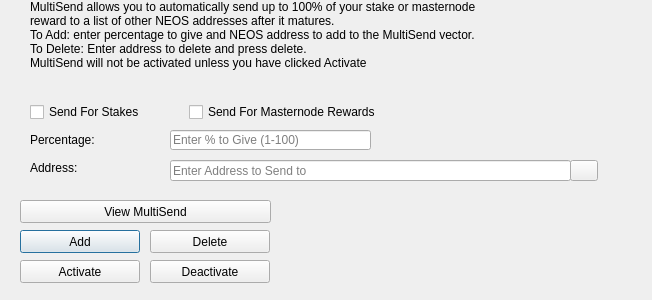
<?xml version="1.0" encoding="UTF-8"?>
<ui version="4.0">
 <class>MultiSendDialog</class>
 <widget class="QDialog" name="MultiSendDialog">
  <property name="windowModality">
   <enum>Qt::NonModal</enum>
  </property>
  <property name="geometry">
   <rect>
    <x>0</x>
    <y>0</y>
    <width>652</width>
    <height>300</height>
   </rect>
  </property>
  <property name="windowTitle">
   <string>MultiSend</string>
  </property>
  <widget class="QLineEdit" name="multiSendPercentEdit">
   <property name="geometry">
    <rect>
     <x>170</x>
     <y>130</y>
     <width>201</width>
     <height>20</height>
    </rect>
   </property>
   <property name="toolTip">
    <string>Enter whole numbers 1 - 100</string>
   </property>
   <property name="placeholderText">
    <string>Enter % to Give (1-100)</string>
   </property>
  </widget>
  <widget class="QLineEdit" name="multiSendAddressEdit">
   <property name="geometry">
    <rect>
     <x>170</x>
     <y>160</y>
     <width>401</width>
     <height>21</height>
    </rect>
   </property>
   <property name="toolTip">
    <string/>
   </property>
   <property name="placeholderText">
    <string>Enter Address to Send to</string>
   </property>
  </widget>
  <widget class="QLabel" name="label_2">
   <property name="geometry">
    <rect>
     <x>30</x>
     <y>0</y>
     <width>451</width>
     <height>121</height>
    </rect>
   </property>
   <property name="lineWidth">
    <number>1</number>
   </property>
   <property name="text">
    <string>MultiSend allows you to automatically send up to 100% of your stake or masternode reward to a list of other NEOS addresses after it matures.
To Add: enter percentage to give and NEOS address to add to the MultiSend vector.
To Delete: Enter address to delete and press delete.
MultiSend will not be activated unless you have clicked Activate</string>
   </property>
   <property name="alignment">
    <set>Qt::AlignLeading|Qt::AlignLeft|Qt::AlignTop</set>
   </property>
   <property name="wordWrap">
    <bool>true</bool>
   </property>
  </widget>
  <widget class="QLabel" name="message">
   <property name="geometry">
    <rect>
     <x>290</x>
     <y>200</y>
     <width>351</width>
     <height>91</height>
    </rect>
   </property>
   <property name="text">
    <string/>
   </property>
  </widget>
  <widget class="QPushButton" name="addButton">
   <property name="geometry">
    <rect>
     <x>20</x>
     <y>230</y>
     <width>120</width>
     <height>23</height>
    </rect>
   </property>
   <property name="toolTip">
    <string/>
   </property>
   <property name="statusTip">
    <string>Add to MultiSend Vector</string>
   </property>
   <property name="text">
    <string>Add</string>
   </property>
  </widget>
  <widget class="QPushButton" name="disableButton">
   <property name="geometry">
    <rect>
     <x>150</x>
     <y>260</y>
     <width>120</width>
     <height>23</height>
    </rect>
   </property>
   <property name="statusTip">
    <string>Deactivate MultiSend</string>
   </property>
   <property name="text">
    <string>Deactivate</string>
   </property>
  </widget>
  <widget class="QPushButton" name="addressBookButton">
   <property name="geometry">
    <rect>
     <x>570</x>
     <y>160</y>
     <width>28</width>
     <height>21</height>
    </rect>
   </property>
   <property name="toolTip">
    <string>Choose an address from the address book</string>
   </property>
   <property name="text">
    <string/>
   </property>
   <property name="icon">
    <iconset resource="../neos.qrc">
     <normaloff>:/icons/address-book</normaloff>:/icons/address-book</iconset>
   </property>
   <property name="shortcut">
    <string>Alt+A</string>
   </property>
   <property name="autoDefault">
    <bool>false</bool>
   </property>
  </widget>
  <widget class="QLabel" name="label">
   <property name="geometry">
    <rect>
     <x>30</x>
     <y>130</y>
     <width>121</width>
     <height>20</height>
    </rect>
   </property>
   <property name="toolTip">
    <string>Percentage of stake to send</string>
   </property>
   <property name="text">
    <string>Percentage:</string>
   </property>
  </widget>
  <widget class="QLabel" name="label_5">
   <property name="geometry">
    <rect>
     <x>30</x>
     <y>160</y>
     <width>111</width>
     <height>16</height>
    </rect>
   </property>
   <property name="toolTip">
    <string>Address to send portion of stake to</string>
   </property>
   <property name="text">
    <string>Address:</string>
   </property>
  </widget>
  <widget class="QPushButton" name="deleteButton">
   <property name="geometry">
    <rect>
     <x>150</x>
     <y>230</y>
     <width>120</width>
     <height>23</height>
    </rect>
   </property>
   <property name="toolTip">
    <string/>
   </property>
   <property name="statusTip">
    <string>Delete Address From MultiSend Vector</string>
   </property>
   <property name="text">
    <string>Delete</string>
   </property>
  </widget>
  <widget class="QPushButton" name="activateButton">
   <property name="geometry">
    <rect>
     <x>20</x>
     <y>260</y>
     <width>120</width>
     <height>23</height>
    </rect>
   </property>
   <property name="statusTip">
    <string>Activate MultiSend</string>
   </property>
   <property name="text">
    <string>Activate</string>
   </property>
  </widget>
  <widget class="QPushButton" name="viewButton">
   <property name="geometry">
    <rect>
     <x>20</x>
     <y>200</y>
     <width>251</width>
     <height>23</height>
    </rect>
   </property>
   <property name="toolTip">
    <string/>
   </property>
   <property name="statusTip">
    <string>View MultiSend Vector</string>
   </property>
   <property name="text">
    <string>View MultiSend</string>
   </property>
  </widget>
  <widget class="QWidget" name="horizontalLayoutWidget">
   <property name="geometry">
    <rect>
     <x>30</x>
     <y>100</y>
     <width>351</width>
     <height>24</height>
    </rect>
   </property>
   <layout class="QHBoxLayout" name="horizontalLayout">
    <item>
     <widget class="QCheckBox" name="multiSendStakeCheckBox">
      <property name="text">
       <string>Send For Stakes</string>
      </property>
     </widget>
    </item>
    <item>
     <widget class="QCheckBox" name="multiSendMasternodeCheckBox">
      <property name="text">
       <string>Send For Masternode Rewards</string>
      </property>
     </widget>
    </item>
   </layout>
  </widget>
 </widget>
 <resources>
  <include location="../neos.qrc"/>
 </resources>
 <connections/>
</ui>
